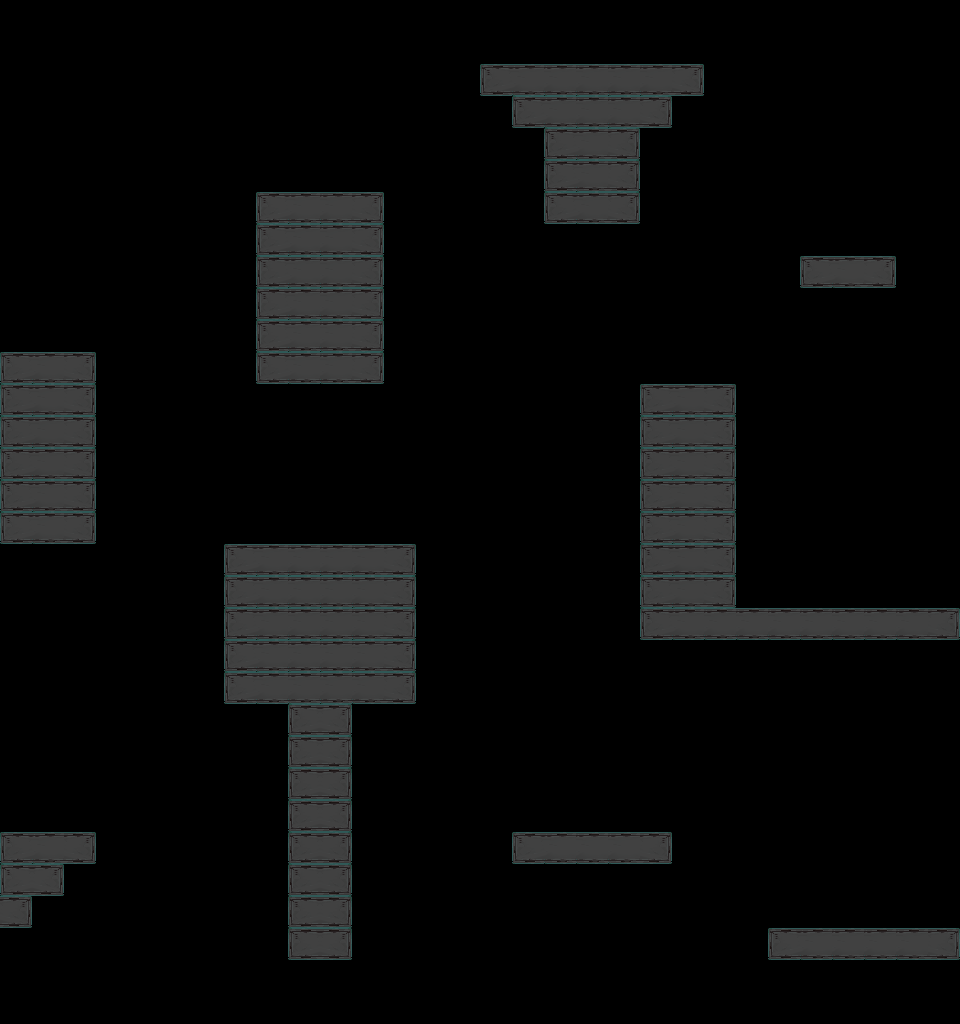

A 2D game scene composited from a Tiled map and its tileset images. What follows is a short description and the map's XML, with every tile layer's data as written:
An orthogonal 30x32 tile map with 32x32 px tiles, 1 tile layer (Platforms).

<map version="1.2" tiledversion="1.3.5" orientation="orthogonal" renderorder="right-down" width="30" height="32" tilewidth="32" tileheight="32" infinite="0" nextlayerid="2" nextobjectid="1">
 <tileset firstgid="1" name="level_tileset_5" tilewidth="32" tileheight="32" tilecount="9" columns="3">
  <image source="../sprites/tiles.png" width="96" height="96" />
 </tileset>
 <layer id="1" name="Platforms" width="30" height="32">
  <data encoding="csv">
0,0,0,0,0,0,0,0,0,0,0,0,0,0,0,0,0,0,0,0,0,0,0,0,0,0,0,0,0,0,
0,0,0,0,0,0,0,0,0,0,0,0,0,0,0,0,0,0,0,0,0,0,0,0,0,0,0,0,0,0,
0,0,0,0,0,0,0,0,0,0,0,0,0,0,0,4,5,5,5,5,5,6,0,0,0,0,0,0,0,0,
0,0,0,0,0,0,0,0,0,0,0,0,0,0,0,0,4,5,5,5,6,0,0,0,0,0,0,0,0,0,
0,0,0,0,0,0,0,0,0,0,0,0,0,0,0,0,0,4,5,6,0,0,0,0,0,0,0,0,0,0,
0,0,0,0,0,0,0,0,0,0,0,0,0,0,0,0,0,4,5,6,0,0,0,0,0,0,0,0,0,0,
0,0,0,0,0,0,0,0,4,5,5,6,0,0,0,0,0,4,5,6,0,0,0,0,0,0,0,0,0,0,
0,0,0,0,0,0,0,0,4,5,5,6,0,0,0,0,0,0,0,0,0,0,0,0,0,0,0,0,0,0,
0,0,0,0,0,0,0,0,4,5,5,6,0,0,0,0,0,0,0,0,0,0,0,0,0,4,5,6,0,0,
0,0,0,0,0,0,0,0,4,5,5,6,0,0,0,0,0,0,0,0,0,0,0,0,0,0,0,0,0,0,
0,0,0,0,0,0,0,0,4,5,5,6,0,0,0,0,0,0,0,0,0,0,0,0,0,0,0,0,0,0,
4,5,6,0,0,0,0,0,4,5,5,6,0,0,0,0,0,0,0,0,0,0,0,0,0,0,0,0,0,0,
4,5,6,0,0,0,0,0,0,0,0,0,0,0,0,0,0,0,0,0,4,5,6,0,0,0,0,0,0,0,
4,5,6,0,0,0,0,0,0,0,0,0,0,0,0,0,0,0,0,0,4,5,6,0,0,0,0,0,0,0,
4,5,6,0,0,0,0,0,0,0,0,0,0,0,0,0,0,0,0,0,4,5,6,0,0,0,0,0,0,0,
4,5,6,0,0,0,0,0,0,0,0,0,0,0,0,0,0,0,0,0,4,5,6,0,0,0,0,0,0,0,
4,5,6,0,0,0,0,0,0,0,0,0,0,0,0,0,0,0,0,0,4,5,6,0,0,0,0,0,0,0,
0,0,0,0,0,0,0,4,5,5,5,5,6,0,0,0,0,0,0,0,4,5,6,0,0,0,0,0,0,0,
0,0,0,0,0,0,0,4,5,5,5,5,6,0,0,0,0,0,0,0,4,5,6,0,0,0,0,0,0,0,
0,0,0,0,0,0,0,4,5,5,5,5,6,0,0,0,0,0,0,0,4,5,5,5,5,5,5,5,5,6,
0,0,0,0,0,0,0,4,5,5,5,5,6,0,0,0,0,0,0,0,0,0,0,0,0,0,0,0,0,0,
0,0,0,0,0,0,0,4,5,5,5,5,6,0,0,0,0,0,0,0,0,0,0,0,0,0,0,0,0,0,
0,0,0,0,0,0,0,0,0,4,6,0,0,0,0,0,0,0,0,0,0,0,0,0,0,0,0,0,0,0,
0,0,0,0,0,0,0,0,0,4,6,0,0,0,0,0,0,0,0,0,0,0,0,0,0,0,0,0,0,0,
0,0,0,0,0,0,0,0,0,4,6,0,0,0,0,0,0,0,0,0,0,0,0,0,0,0,0,0,0,0,
0,0,0,0,0,0,0,0,0,4,6,0,0,0,0,0,0,0,0,0,0,0,0,0,0,0,0,0,0,0,
4,5,6,0,0,0,0,0,0,4,6,0,0,0,0,0,4,5,5,5,6,0,0,0,0,0,0,0,0,0,
4,6,0,0,0,0,0,0,0,4,6,0,0,0,0,0,0,0,0,0,0,0,0,0,0,0,0,0,0,0,
6,0,0,0,0,0,0,0,0,4,6,0,0,0,0,0,0,0,0,0,0,0,0,0,0,0,0,0,0,0,
0,0,0,0,0,0,0,0,0,4,6,0,0,0,0,0,0,0,0,0,0,0,0,0,4,5,5,5,5,6,
0,0,0,0,0,0,0,0,0,0,0,0,0,0,0,0,0,0,0,0,0,0,0,0,0,0,0,0,0,0,
0,0,0,0,0,0,0,0,0,0,0,0,0,0,0,0,0,0,0,0,0,0,0,0,0,0,0,0,0,0
</data>
 </layer>
</map>
